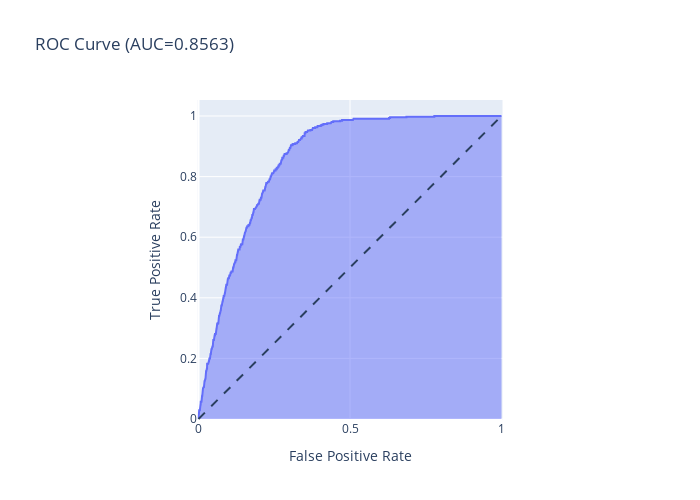

The notebook cell saved with this chart:
### Code cell
plot_roc(cat_model,x_test,y_test)

### Figure 1 — Plotly figure (JSON) as saved in the notebook; plotly's stock layout.template omitted (floating-point values rounded to 4 significant figures; data arrays with more than 128 entries replaced by an {"elided": "..."} marker saying what was removed)
{"data": [{"hovertemplate": "False Positive Rate=%{x}<br>True Positive Rate=%{y}<extra></extra>", "legendgroup": "", "line": {"color": "#636efa"}, "marker": {"symbol": "circle"}, "mode": "lines", "name": "", "orientation": "v", "showlegend": false, "stackgroup": "1", "type": "scatter", "x": {"elided": "653 float values"}, "xaxis": "x", "y": {"elided": "653 float values"}, "yaxis": "y"}], "layout": {"height": 500, "legend": {"tracegroupgap": 0}, "shapes": [{"line": {"dash": "dash"}, "type": "line", "x0": 0, "x1": 1, "y0": 0, "y1": 1}], "title": {"text": "ROC Curve (AUC=0.8563)"}, "width": 700, "xaxis": {"anchor": "y", "constrain": "domain", "domain": [0, 1], "title": {"text": "False Positive Rate"}}, "yaxis": {"anchor": "x", "domain": [0, 1], "scaleanchor": "x", "scaleratio": 1, "title": {"text": "True Positive Rate"}}}}
